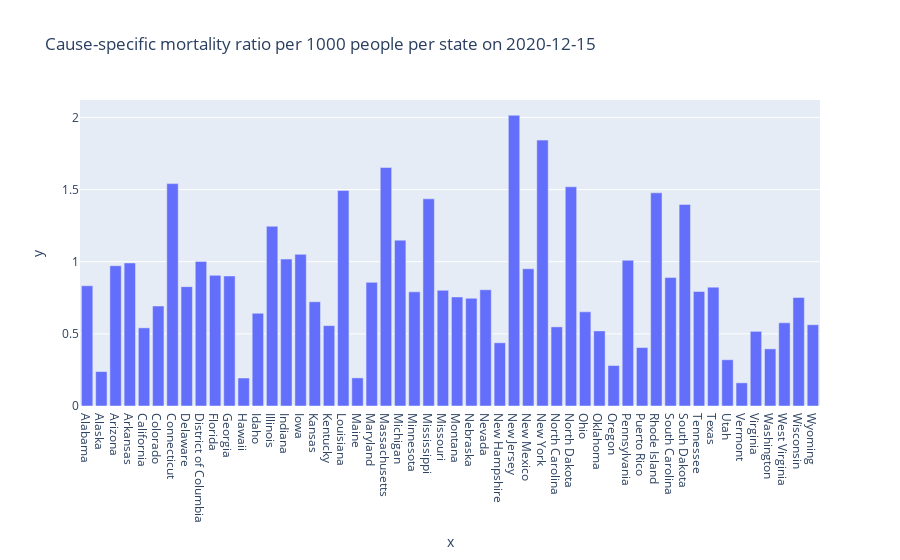
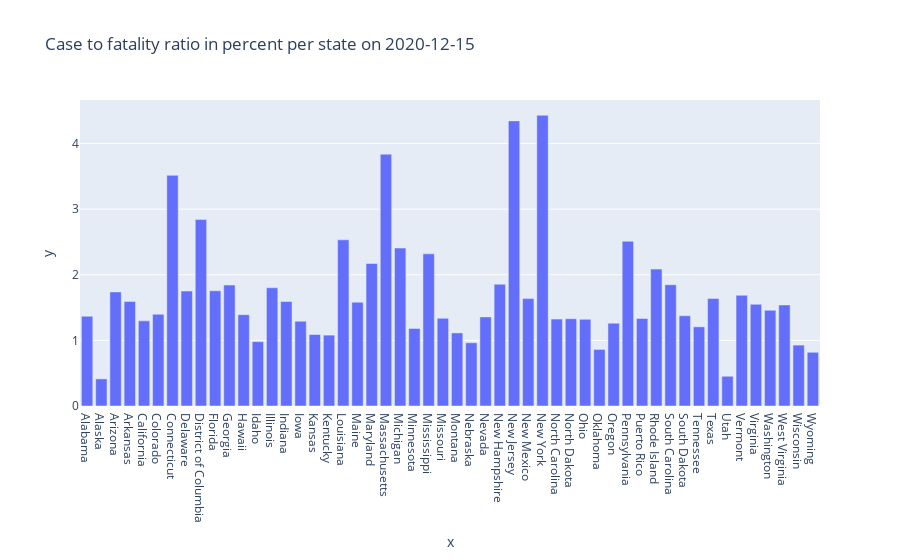

Notebook code cell kept with these figures, in order:
### Markdown cell above
In addition to looking at descriptive statistics we decided to look into the cause-specific mortality ratio (CSR) as well as the case to fatality ratio (CFR).
- The CSR measures the mortality rate from a specified cause (COVID-19 in our case) for a population and is computed as $\mu_{CSR}= \frac{D_{\Delta T}}{P_{\Delta T}}\times n$, with n =1000 to normalize per thousand people, $D_{\Delta T}$ is the death count during the time interval $\Delta T$ and $P_{\Delta T}$ is the population size during the same time interval. 
- The CFR is the proportion of people with a condition (COVID-19) who died from that condition. It is a measure of the severity of the disease. It is computed as $\mu_{CFR}= \frac{D_{\Delta T}}{C_{\Delta T}}\times n$, with n=100 to have a proportion (\%), and $C_{\Delta T}$ is the number of (infected) cases during the same measuring time interval $\Delta T$.


In the following two figures $\Delta T$ is from the first day in the dataset until 2020-12-15, which is the first vaccination date.

### Code cell
date = '2020-12-15'
csr_us= mda.comp_csr(us_timeseries,date,state=False)
cfr_us =mda.comp_cfr(us_timeseries,date,state=False)
display(md('Cause-specific mortality ratio per 1000 people in the US on {}: {} Per 1000 people'.format(date, csr_us)))
mda.comp_csr(dfstates,date)


display(md('Case to fatality ratio in percent in the US on {}: {} %'.format(date,cfr_us)))
mda.comp_cfr(dfstates,date)

### Figure 1 — Plotly figure (JSON) as saved in the notebook; plotly's stock layout.template omitted (floating-point values rounded to 4 significant figures)
{"data": [{"alignmentgroup": "True", "hovertemplate": "x=%{x}<br>y=%{y}<extra></extra>", "legendgroup": "", "marker": {"color": "#636efa", "pattern": {"shape": ""}}, "name": "", "offsetgroup": "", "orientation": "v", "showlegend": false, "textposition": "auto", "type": "bar", "x": ["Alabama", "Alaska", "Arizona", "Arkansas", "California", "Colorado", "Connecticut", "Delaware", "District of Columbia", "Florida", "Georgia", "Hawaii", "Idaho", "Illinois", "Indiana", "Iowa", "Kansas", "Kentucky", "Louisiana", "Maine", "Maryland", "Massachusetts", "Michigan", "Minnesota", "Mississippi", "Missouri", "Montana", "Nebraska", "Nevada", "New Hampshire", "New Jersey", "New Mexico", "New York", "North Carolina", "North Dakota", "Ohio", "Oklahoma", "Oregon", "Pennsylvania", "Puerto Rico", "Rhode Island", "South Carolina", "South Dakota", "Tennessee", "Texas", "Utah", "Vermont", "Virginia", "Washington", "West Virginia", "Wisconsin", "Wyoming"], "xaxis": "x", "y": [0.8332, 0.2386, 0.9722, 0.9914, 0.5416, 0.693, 1.541, 0.8271, 1.002, 0.9054, 0.9012, 0.194, 0.6427, 1.245, 1.018, 1.051, 0.7225, 0.5569, 1.494, 0.1949, 0.8569, 1.653, 1.149, 0.7913, 1.436, 0.8018, 0.7556, 0.7466, 0.8056, 0.4382, 2.015, 0.9511, 1.843, 0.5483, 1.519, 0.6527, 0.5206, 0.2804, 1.01, 0.405, 1.478, 0.8902, 1.397, 0.7937, 0.8239, 0.3205, 0.1605, 0.5175, 0.3959, 0.5764, 0.7519, 0.5633], "yaxis": "y"}], "layout": {"autosize": true, "barmode": "relative", "legend": {"tracegroupgap": 0}, "title": {"text": "Cause-specific mortality ratio per 1000 people per state on 2020-12-15"}, "xaxis": {"anchor": "y", "autorange": true, "domain": [0, 1], "range": [-0.5, 51.5], "title": {"text": "x"}, "type": "category"}, "yaxis": {"anchor": "x", "autorange": true, "domain": [0, 1], "range": [0, 2.121], "title": {"text": "y"}, "type": "linear"}}}

### Figure 2 — Plotly figure (JSON) as saved in the notebook; plotly's stock layout.template omitted (floating-point values rounded to 4 significant figures)
{"data": [{"alignmentgroup": "True", "hovertemplate": "x=%{x}<br>y=%{y}<extra></extra>", "legendgroup": "", "marker": {"color": "#636efa", "pattern": {"shape": ""}}, "name": "", "offsetgroup": "", "orientation": "v", "showlegend": false, "textposition": "auto", "type": "bar", "x": ["Alabama", "Alaska", "Arizona", "Arkansas", "California", "Colorado", "Connecticut", "Delaware", "District of Columbia", "Florida", "Georgia", "Hawaii", "Idaho", "Illinois", "Indiana", "Iowa", "Kansas", "Kentucky", "Louisiana", "Maine", "Maryland", "Massachusetts", "Michigan", "Minnesota", "Mississippi", "Missouri", "Montana", "Nebraska", "Nevada", "New Hampshire", "New Jersey", "New Mexico", "New York", "North Carolina", "North Dakota", "Ohio", "Oklahoma", "Oregon", "Pennsylvania", "Puerto Rico", "Rhode Island", "South Carolina", "South Dakota", "Tennessee", "Texas", "Utah", "Vermont", "Virginia", "Washington", "West Virginia", "Wisconsin", "Wyoming"], "xaxis": "x", "y": [1.368, 0.413, 1.739, 1.594, 1.298, 1.398, 3.516, 1.752, 2.841, 1.756, 1.844, 1.392, 0.9808, 1.802, 1.593, 1.292, 1.09, 1.08, 2.532, 1.581, 2.172, 3.838, 2.408, 1.182, 2.32, 1.337, 1.114, 0.9638, 1.358, 1.856, 4.345, 1.637, 4.431, 1.325, 1.33, 1.321, 0.862, 1.262, 2.511, 1.334, 2.087, 1.848, 1.375, 1.207, 1.639, 0.4533, 1.688, 1.55, 1.459, 1.54, 0.9282, 0.8187], "yaxis": "y"}], "layout": {"autosize": true, "barmode": "relative", "legend": {"tracegroupgap": 0}, "title": {"text": "Case to fatality ratio in percent per state on 2020-12-15"}, "xaxis": {"anchor": "y", "autorange": true, "domain": [0, 1], "range": [-0.5, 51.5], "title": {"text": "x"}, "type": "category"}, "yaxis": {"anchor": "x", "autorange": true, "domain": [0, 1], "range": [0, 4.664], "title": {"text": "y"}, "type": "linear"}}}
